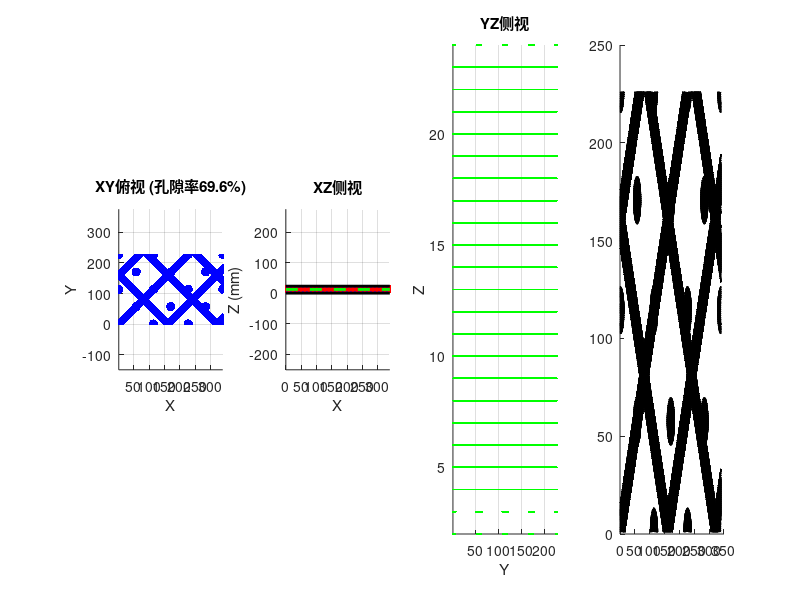

Source code (MATLAB): (Note: this script raises an error after producing the figure.)
%% RO 菱形编织隔网（参数化版本 - 四大核心参数置顶）
clear; clc; close all;

%% ========== 四大核心结构参数（直接修改这里）==========
d_fiber = 1.0;              % mm，纤维圆截面直径
d_node = 1.22;              % mm，球形节点直径  
L_node_horizontal = 5.66;   % mm，两个水平结点的距离（菱形水平对角线）
alpha_diamond = 90;         % °，纤维交叉四边形最左内角

%% ========== 派生参数（自动计算，无需手动修改）==========
r_fiber = d_fiber / 2;                  % 纤维半径
r_node = d_node / 2;                    % 节点半径
% 菱形几何关系：对于内角alpha，节距 = 水平距离 / (2*cos(alpha/2))
% 当alpha=90°时，cos(45°)=√2/2，所以 pitch = L_node_horizontal / √2
pitch = L_node_horizontal / (2 * cosd(alpha_diamond/2));

dx = 0.05;                              % mm，计算网格分辨率

%% 计算域尺寸
num_cross = 3;                          % X方向cross数量
Lx = num_cross * L_node_horizontal;     % X方向总长度
Ly = 2 * L_node_horizontal;             % Y方向长度（确保节点完整）
Lz = d_node;                            % Z方向总高度 = 节点直径

NX = round(Lx / dx);
NY = round(Ly / dx);
NZ = round(Lz / dx);

fprintf('=== 参数化菱形编织隔网 ===\n');
fprintf('【核心参数】\n');
fprintf('  纤维直径: %.2f mm\n', d_fiber);
fprintf('  节点直径: %.2f mm\n', d_node);
fprintf('  水平节距: %.2f mm\n', L_node_horizontal);
fprintf('  菱形内角: %.0f°\n', alpha_diamond);
fprintf('【派生参数】\n');
fprintf('  纤维半径: %.2f mm\n', r_fiber);
fprintf('  节点半径: %.2f mm\n', r_node);
fprintf('  计算节距: %.3f mm\n', pitch);
fprintf('【计算域】\n');
fprintf('  网格: %d × %d × %d\n', NX, NY, NZ);
fprintf('  尺寸: %.2f × %.2f × %.2f mm³\n', Lx, Ly, Lz);

%% 生成网格
x = (0:NX-1) * dx;
y = (0:NY-1) * dx;
z = (0:NZ-1) * dx;
[X, Y, Z] = meshgrid(x, y, z);

%% 关键：纤维和节点中心都在流道正中间（Z=0.61mm）
z_center = r_node;

solid = false(NY, NX, NZ);

%% ========== 根据菱形内角计算纤维倾斜角 ==========
theta = alpha_diamond / 2;  % 纤维与水平线夹角（度）

%% 生成下层纤维（+theta 角度）
for c = -Ly:L_node_horizontal:(Lx+Ly)
    % 点到直线的垂直距离（法向距离）
    % 直线方向 +theta，法向量 (sin(theta), -cos(theta))
    dist_xy = abs(X(:,:,1) * sind(theta) - Y(:,:,1) * cosd(theta) - c);
    for iz = 1:NZ
        z_phys = z(iz);
        dist_z = abs(z_phys - z_center);
        is_cyl = (dist_xy < r_fiber) & (dist_z < r_fiber);
        solid(:, :, iz) = solid(:, :, iz) | is_cyl;
    end
end

%% 生成上层纤维（-theta 角度）
for c = 0:L_node_horizontal:(Lx+Ly)
    % 直线方向 -theta，法向量 (sin(theta), cos(theta))
    dist_xy = abs(X(:,:,1) * sind(theta) + Y(:,:,1) * cosd(theta) - c);
    for iz = 1:NZ
        z_phys = z(iz);
        dist_z = abs(z_phys - z_center);
        is_cyl = (dist_xy < r_fiber) & (dist_z < r_fiber);
        solid(:, :, iz) = solid(:, :, iz) | is_cyl;
    end
end

%% 生成球形节点（上下对称，填满d_node高度）
for c1 = -Ly:L_node_horizontal:(Lx+Ly)
    for c2 = 0:L_node_horizontal:(Lx+Ly)
        x_cross = (c1 + c2) / 2;
        y_cross = (c2 - c1) / 2;
        
        if x_cross >= 0 && x_cross <= Lx && y_cross >= 0 && y_cross <= Ly
            z_node_center = z_center;
            dist_sq = (X - x_cross).^2 + (Y - y_cross).^2 + (Z - z_node_center).^2;
            solid(dist_sq < r_node^2) = true;
        end
    end
end

%% 统计
solid_count = sum(solid(:));
porosity = 1 - solid_count / (NX*NY*NZ);
fprintf('\n孔隙率: %.2f%%\n', porosity*100);

%% 可视化
figure('Name', '参数化隔网结构', 'Position', [30 30 1600 450]);

[ys, xs, zs] = ind2sub([NY, NX, NZ], find(solid));

% XY俯视图
subplot(1,4,1);
scatter(xs, ys, 2, 'b', 'filled');
axis equal tight;
xlabel('X'); ylabel('Y');
title(sprintf('XY俯视 (孔隙率%.1f%%)', porosity*100));
grid on;

% XZ侧视图
subplot(1,4,2);
scatter(xs, zs, 2, 'r', 'filled');
axis equal tight;
xlabel('X'); ylabel('Z (mm)');
title('XZ侧视');
grid on;
hold on;
z_center_idx = z_center / dx;
z_fiber_top_idx = (z_center + r_fiber) / dx;
z_fiber_bot_idx = (z_center - r_fiber) / dx;
plot([0 NX], [z_center_idx z_center_idx], 'g--', 'LineWidth', 2);
plot([0 NX], [z_fiber_top_idx z_fiber_top_idx], 'b:', 'LineWidth', 1.5);
plot([0 NX], [z_fiber_bot_idx z_fiber_bot_idx], 'b:', 'LineWidth', 1.5);
plot([0 NX], [0 0], 'k-', 'LineWidth', 2);
plot([0 NX], [NZ-1 NZ-1], 'k-', 'LineWidth', 2);
hold off;

% YZ侧视图
subplot(1,4,3);
scatter(ys, zs, 2, 'g', 'filled');
axis tight;
xlabel('Y'); ylabel('Z');
title('YZ侧视');
grid on;

% 3D实体图
subplot(1,4,4);
solid_double = double(solid);
solid_smooth = smooth3(solid_double, 'gaussian', 5, 1.0);
p = patch(isosurface(solid_smooth, 0.5));
isonormals(solid_smooth, p);
p.FaceColor = [0.3 0.6 0.9];
p.EdgeColor = 'none';
p.FaceAlpha = 0.9;
daspect([1 1 1]);
view(45, 30);
camlight; lighting gouraud;
axis tight;
xlabel('X'); ylabel('Y'); zlabel('Z');
title('3D实体');
rotate3d on;

%% 导出
save('geometry_parametric.mat', 'solid', 'x', 'y', 'z', 'NX', 'NY', 'NZ', ...
     'd_fiber', 'd_node', 'L_node_horizontal', 'alpha_diamond', 'pitch', ...
     'r_fiber', 'r_node', 'dx', 'porosity', 'z_center');

fid = fopen('geometry_parametric.dat', 'w');
fprintf(fid, 'TITLE="Parametric Spacer Geometry"\n');
fprintf(fid, 'VARIABLES="X","Y","Z"\n');
fprintf(fid, 'ZONE I=%d, J=%d, K=%d, F=POINT\n', NX, NY, NZ);
for i = 1:length(xs)
    fprintf(fid, '%d %d %d\n', xs(i)-1, ys(i)-1, zs(i)-1);
end
fclose(fid);

fprintf('\n已保存: geometry_parametric.mat / .dat\n');
fprintf('提示：修改顶部四个参数即可改变结构\n');
